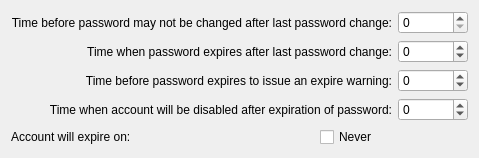
<ui version="4.0" >
 <class>KU_PasswordPolicy</class>
 <widget class="QWidget" name="KU_PasswordPolicy" >
  <property name="geometry" >
   <rect>
    <x>0</x>
    <y>0</y>
    <width>479</width>
    <height>157</height>
   </rect>
  </property>
  <property name="sizePolicy" >
   <sizepolicy>
    <hsizetype>5</hsizetype>
    <vsizetype>5</vsizetype>
    <horstretch>0</horstretch>
    <verstretch>0</verstretch>
   </sizepolicy>
  </property>
  <layout class="QVBoxLayout" >
   <property name="margin" >
    <number>11</number>
   </property>
   <property name="spacing" >
    <number>6</number>
   </property>
   <item>
    <layout class="QGridLayout" >
     <property name="margin" >
      <number>0</number>
     </property>
     <property name="spacing" >
      <number>6</number>
     </property>
     <item row="2" column="0" >
      <widget class="QLabel" name="textLabel1_3" >
       <property name="text" >
        <string>Time before password expires to issue an expire warning:</string>
       </property>
       <property name="alignment" >
        <set>Qt::AlignRight|Qt::AlignTrailing|Qt::AlignVCenter</set>
       </property>
       <property name="buddy" >
        <cstring>kcfg_swarn</cstring>
       </property>
      </widget>
     </item>
     <item row="1" column="0" >
      <widget class="QLabel" name="textLabel1_2" >
       <property name="text" >
        <string>Time when password expires after last password change:</string>
       </property>
       <property name="alignment" >
        <set>Qt::AlignRight|Qt::AlignTrailing|Qt::AlignVCenter</set>
       </property>
       <property name="buddy" >
        <cstring>kcfg_smax</cstring>
       </property>
      </widget>
     </item>
     <item row="3" column="0" >
      <widget class="QLabel" name="textLabel1_4" >
       <property name="text" >
        <string>Time when account will be disabled after expiration of password:</string>
       </property>
       <property name="alignment" >
        <set>Qt::AlignRight|Qt::AlignTrailing|Qt::AlignVCenter</set>
       </property>
       <property name="buddy" >
        <cstring>kcfg_sinact</cstring>
       </property>
      </widget>
     </item>
     <item row="1" column="1" >
      <widget class="KIntSpinBox" name="kcfg_smax" >
       <property name="specialValueText" >
        <string>Never</string>
       </property>
       <property name="maximum" >
        <number>99999</number>
       </property>
       <property name="minimum" >
        <number>-1</number>
       </property>
      </widget>
     </item>
     <item row="3" column="1" >
      <widget class="KIntSpinBox" name="kcfg_sinact" >
       <property name="specialValueText" >
        <string>Never</string>
       </property>
       <property name="maximum" >
        <number>99999</number>
       </property>
       <property name="minimum" >
        <number>-1</number>
       </property>
      </widget>
     </item>
     <item row="0" column="0" >
      <widget class="QLabel" name="textLabel1" >
       <property name="text" >
        <string>Time before password may not be changed after last password change:</string>
       </property>
       <property name="alignment" >
        <set>Qt::AlignRight|Qt::AlignTrailing|Qt::AlignVCenter</set>
       </property>
       <property name="buddy" >
        <cstring>kcfg_smin</cstring>
       </property>
      </widget>
     </item>
     <item row="2" column="1" >
      <widget class="KIntSpinBox" name="kcfg_swarn" >
       <property name="specialValueText" >
        <string>Never</string>
       </property>
       <property name="maximum" >
        <number>99999</number>
       </property>
       <property name="minimum" >
        <number>-1</number>
       </property>
      </widget>
     </item>
     <item row="0" column="1" >
      <widget class="KIntSpinBox" name="kcfg_smin" >
       <property name="specialValueText" >
        <string/>
       </property>
       <property name="maximum" >
        <number>99999</number>
       </property>
      </widget>
     </item>
    </layout>
   </item>
   <item>
    <layout class="QHBoxLayout" >
     <property name="margin" >
      <number>0</number>
     </property>
     <property name="spacing" >
      <number>6</number>
     </property>
     <item>
      <widget class="QLabel" name="textLabel3" >
       <property name="text" >
        <string>Account will expire on:</string>
       </property>
      </widget>
     </item>
     <item>
      <widget class="KDateTimeWidget" name="kcfg_sexpire" />
     </item>
     <item>
      <widget class="QCheckBox" name="kcfg_sneverexpire" >
       <property name="text" >
        <string>Never</string>
       </property>
      </widget>
     </item>
    </layout>
   </item>
   <item>
    <spacer>
     <property name="orientation" >
      <enum>Qt::Vertical</enum>
     </property>
     <property name="sizeType" >
      <enum>QSizePolicy::Expanding</enum>
     </property>
     <property name="sizeHint" >
      <size>
       <width>20</width>
       <height>40</height>
      </size>
     </property>
    </spacer>
   </item>
  </layout>
 </widget>
 <customwidgets>
  <customwidget>
   <class>KDateTimeWidget</class>
   <extends></extends>
   <header>kdatetimewidget.h</header>
   <container>0</container>
   <pixmap></pixmap>
  </customwidget>
  <customwidget>
   <class>KIntSpinBox</class>
   <extends>QSpinBox</extends>
   <header>knuminput.h</header>
  </customwidget>
 </customwidgets>
 <tabstops>
  <tabstop>kcfg_smin</tabstop>
  <tabstop>kcfg_smax</tabstop>
  <tabstop>kcfg_swarn</tabstop>
  <tabstop>kcfg_sinact</tabstop>
  <tabstop>kcfg_sneverexpire</tabstop>
 </tabstops>
 <connections>
  <connection>
   <sender>kcfg_sneverexpire</sender>
   <signal>toggled(bool)</signal>
   <receiver>kcfg_sexpire</receiver>
   <slot>setDisabled(bool)</slot>
   <hints>
    <hint type="sourcelabel" >
     <x>427</x>
     <y>127</y>
    </hint>
    <hint type="destinationlabel" >
     <x>251</x>
     <y>128</y>
    </hint>
   </hints>
  </connection>
 </connections>
</ui>
